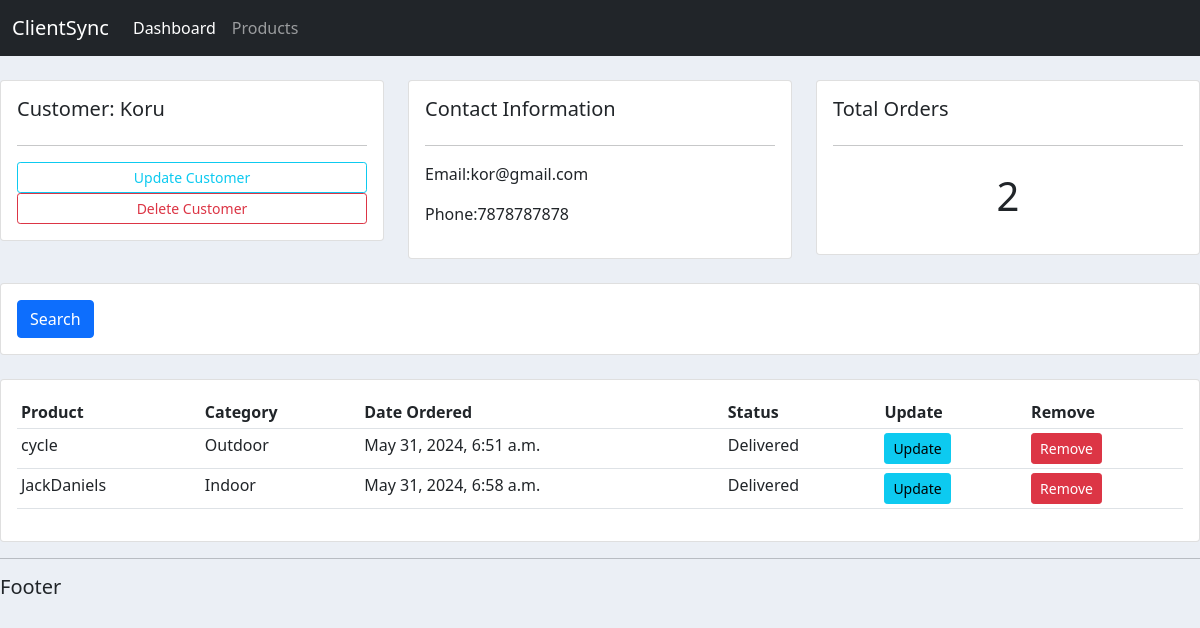
/customer/1, run on an earlier commit of the app's database.
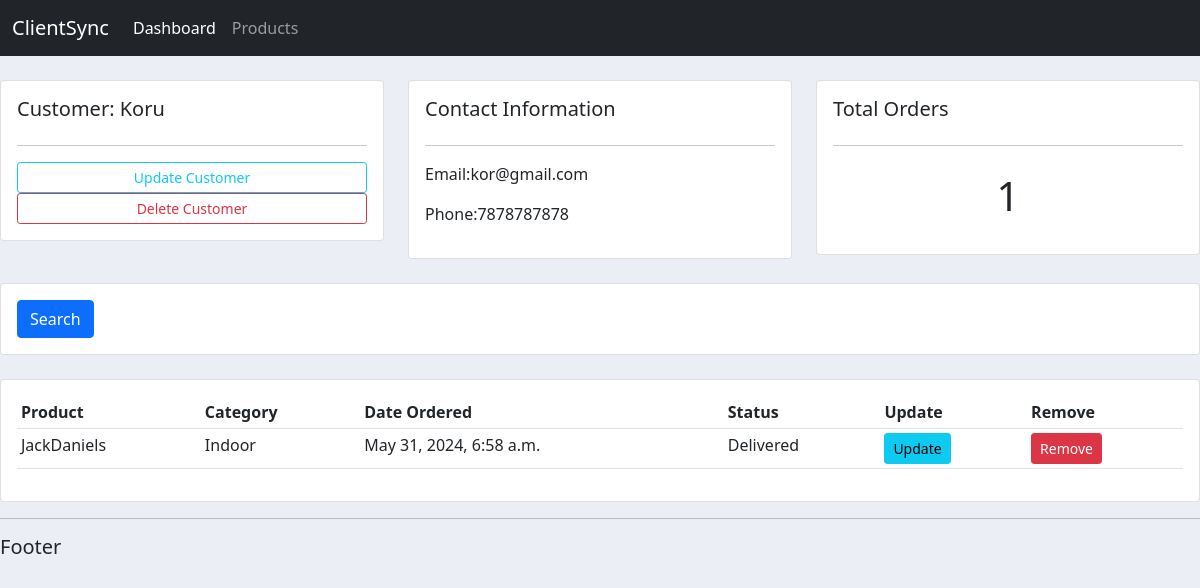
And on a later commit of the database.
### accounts/models.py (models this page shows, shortened)
class Order(models.Model):
    STATUS = (
        ('Pending', 'Pending'),
        ('Out for Delivery', 'Out for Delivery'),
        ('Delivered','Delivered')
    )
    customer = models.ForeignKey(Customer, null=True, on_delete=models.SET_NULL)
    product = models.ForeignKey(Product, null=True, on_delete=models.SET_NULL)
    date_created = models.DateTimeField(auto_now_add=True)
    status = models.CharField(max_length=100,null=True,choices=STATUS)

class Product(models.Model):
    CATEGORIES = (
        ('Indoor', 'Indoor'),
        ('Outdoor', 'Outdoor')
    )
    name = models.CharField(max_length=100, null=True)
    price = models.FloatField(null=True)
    category = models.CharField(max_length=100, null=True, choices=CATEGORIES)
    description = models.TextField(max_length=100, null=True)
    date_created = models.DateTimeField(auto_now_add=True)
    tags = models.ManyToManyField(Tags)
    def __str__(self) -> str:
        return self.name

### accounts/views.py (the view)
# urls.py: path('customer/<str:pk>', views.customers, name='customer'),
def customers(request,pk):
    customer = Customer.objects.get(id=pk)
    orders = customer.order_set.all()  #get orders of the customer
    order_count = orders.count()
    context = {'customer':customer,'orders':orders,'order_count':order_count}
    return render(request, 'accounts/customers.html',context)

### accounts/templates/accounts/customers.html
{%extends 'accounts/main.html'%}
    {%block content%}
    <br>
    <div class="row">
        <div class="col-md">
            <div class="card card-body">
                <h5>Customer:  {{customer.name}}</h5>
                <hr>
                <a class="btn btn-outline-info btn-sm btn-block" href="">Update Customer</a>
                <a class="btn btn-outline-danger btn-sm btn-block" href="">Delete Customer</a>
            </div>
        </div>
        <div class="col-md">
            <div class="card card-body">
                <h5>Contact Information</h5>
                <hr>
                <p>Email:{{customer.email}} </p>
                <p>Phone:{{customer.phone}} </p>
            </div>
        </div>
        <div class="col-md">
            <div class="card card-body">
                <h5>Total Orders</h5>
                <hr>
                <h1 style="text-align: center;padding: 10px;">{{order_count}}</h1>
            </div>
        </div>
    </div>
<br>
    <div class="row">
        <div class="col">
            <div class="card card-body">
                <form method="get">
                    <button class="btn btn-primary" type="submit">Search</button>
                </form>
            </div>
        </div>
    </div>
<br>
    <div class="row">
        <div class="col-md">
            <div class="card card-body">
                <table class="table table-sm">
                    <tr>
                        <th>Product</th>
                        <th>Category</th>
                        <th>Date Ordered</th>
                        <th>Status</th>
                        <th>Update</th>
                        <th>Remove</th>
                    </tr>
                    {% for order in orders %}
                    <tr>
                        <td>{{order.product}}</td>
                        <td>{{order.product.category}}</td>
                        <td>{{order.date_created}}</td>
                        <td>{{order.status}}</td>
                        <td><a class="btn btn-sm btn-info" href="{% url 'update_order' order.id %}">Update</a></td>
                        <td><a class="btn btn-sm btn-danger" href="{% url 'delete_order' order.id %}">Remove</a></td>
                    </tr>
                    {%endfor%}
                </table>
            </div>
        </div>
    </div>
    {%endblock content%}

What changed in the data, as far as the page shows it:
removed Order: product "cycle", product.category "Outdoor", date_created "May 31, 2024, 6:51 a.m.", status "Delivered"
Also different on the page:
{{ order_count }}: "2" → "1"
